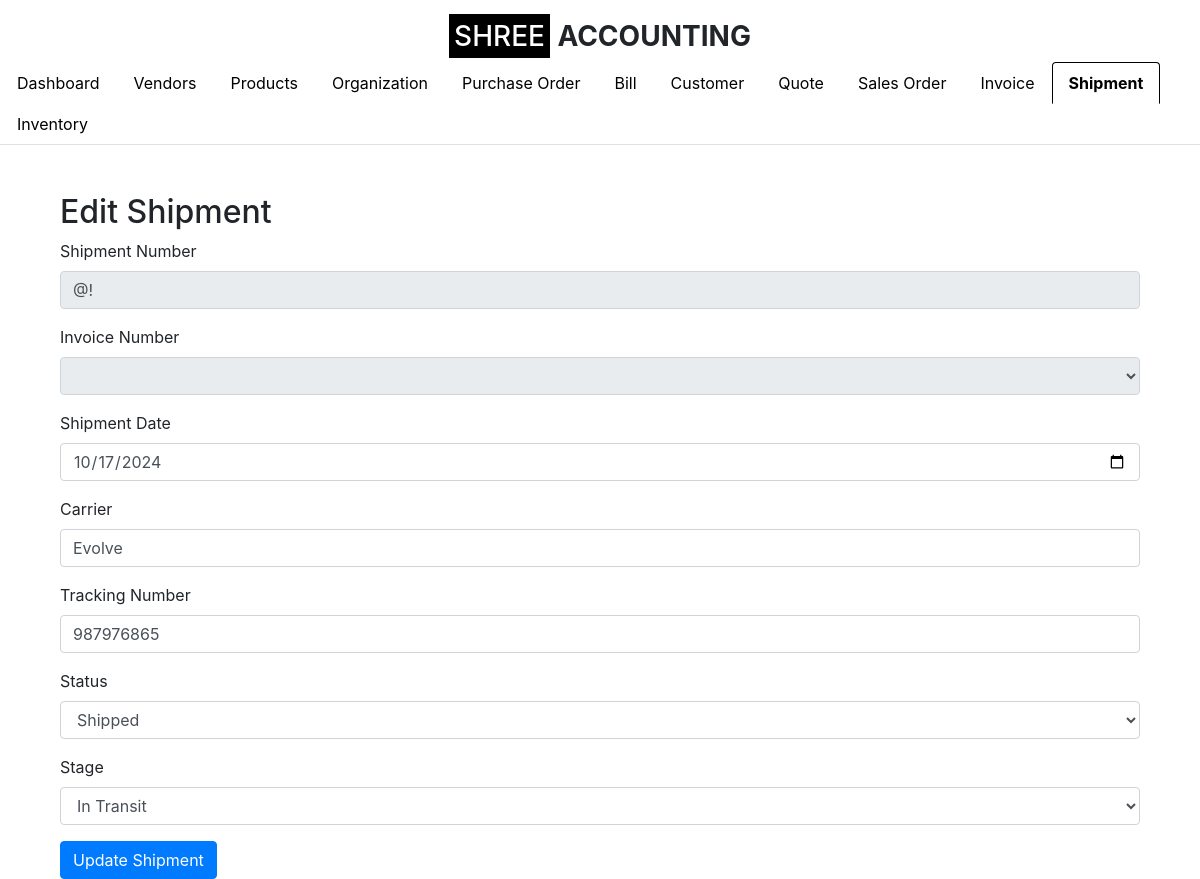
The page /edit_shipment/1 (signed in) on the database its author committed.
### app.py (models this page shows)
class Shipment(db.Model):
    __tablename__ = 'shipment'
    id = db.Column(db.Integer, primary_key=True)
    shipment_number = db.Column(db.String(50), nullable=False, unique=True)
    invoice_id = db.Column(db.Integer, db.ForeignKey('invoice.id'), nullable=False)
    shipment_date = db.Column(db.Date, nullable=False)
    carrier = db.Column(db.String(100), nullable=True)
    tracking_number = db.Column(db.String(100), nullable=True)
    status = db.Column(db.String(50), nullable=False, default='Pending')  # Status of the shipment
    stage = db.Column(db.String(50), nullable=False, default='Pending')  # Shipment stages
    organization_id = db.Column(db.Integer, db.ForeignKey('organization.id'), nullable=False)
    invoice = db.relationship('Invoice', backref=db.backref('shipments', lazy=True))
    organization = db.relationship('Organization', backref=db.backref('shipments', lazy=True))

### app.py (the view)
    def wrap(*args, **kwargs):
        if 'logged_in' in session:
            return f(*args, **kwargs)
        else:
            flash('Please log in first.', 'warning')
            return redirect(url_for('login'))

### app.py (called while the page is built, shortened)
def login_required(f):
    def wrap(*args, **kwargs):
        if 'logged_in' in session:
            return f(*args, **kwargs)
        else:
            flash('Please log in first.', 'warning')
            return redirect(url_for('login'))
    wrap.__name__ = f.__name__
    return wrap

@app.route('/edit_shipment/<int:shipment_id>', methods=['GET', 'POST'])
@login_required
def edit_shipment(shipment_id):
    shipment = Shipment.query.get_or_404(shipment_id)
    organization_id = session.get('organization_id')
    invoices = Invoice.query.filter_by(organization_id=organization_id, status='Invoiced').all()
    return render_template('edit_shipment.html', shipment=shipment, invoices=invoices, show_logo=True, active_tab='shipment')

### templates/edit_shipment.html (shortened to what this page needs)
{% extends "base.html" %}
{% block content %}
<div class="container mt-5">
    <h2>Edit Shipment</h2>
    <form method="POST" action="{{ url_for('edit_shipment', shipment_id=shipment.id) }}">
        <div class="form-group">
            <label for="shipment_number">Shipment Number</label>
            <input type="text" class="form-control" id="shipment_number" name="shipment_number" value="{{ shipment.shipment_number }}" readonly>
        </div>
        <div class="form-group">
            <label for="invoice_id">Invoice Number</label>
            <select name="invoice_id" class="form-control" id="invoice_id" disabled>
            </select>
        </div>
        <div class="form-group">
            <label for="shipment_date">Shipment Date</label>
            <input type="date" class="form-control" id="shipment_date" name="shipment_date" value="{{ shipment.shipment_date }}" required>
        </div>
        <div class="form-group">
            <label for="carrier">Carrier</label>
            <input type="text" class="form-control" id="carrier" name="carrier" value="{{ shipment.carrier }}">
        </div>
        <div class="form-group">
            <label for="tracking_number">Tracking Number</label>
            <input type="text" class="form-control" id="tracking_number" name="tracking_number" value="{{ shipment.tracking_number }}">
        </div>
        <div class="form-group">
            <label for="status">Status</label>
            <select name="status" class="form-control" id="status" required>
                <option value="Shipped" {% if shipment.status == 'Shipped' %}selected{% endif %}>Shipped</option>
            </select>
        </div>
        <div class="form-group">
            <label for="stage">Stage</label>
            <select name="stage" class="form-control" id="stage" required>
                <option value="In Transit" {% if shipment.stage == 'In Transit' %}selected{% endif %}>In Transit</option>
            </select>
        </div>
        <button type="submit" class="btn btn-primary">Update Shipment</button>
    </form>
</div>
{% endblock %}

### rows shown on the page
Shipment: shipment_number "@!", shipment_date "10/17/2024", carrier "Evolve", tracking_number "987976865", status "Shipped", stage "In Transit"
